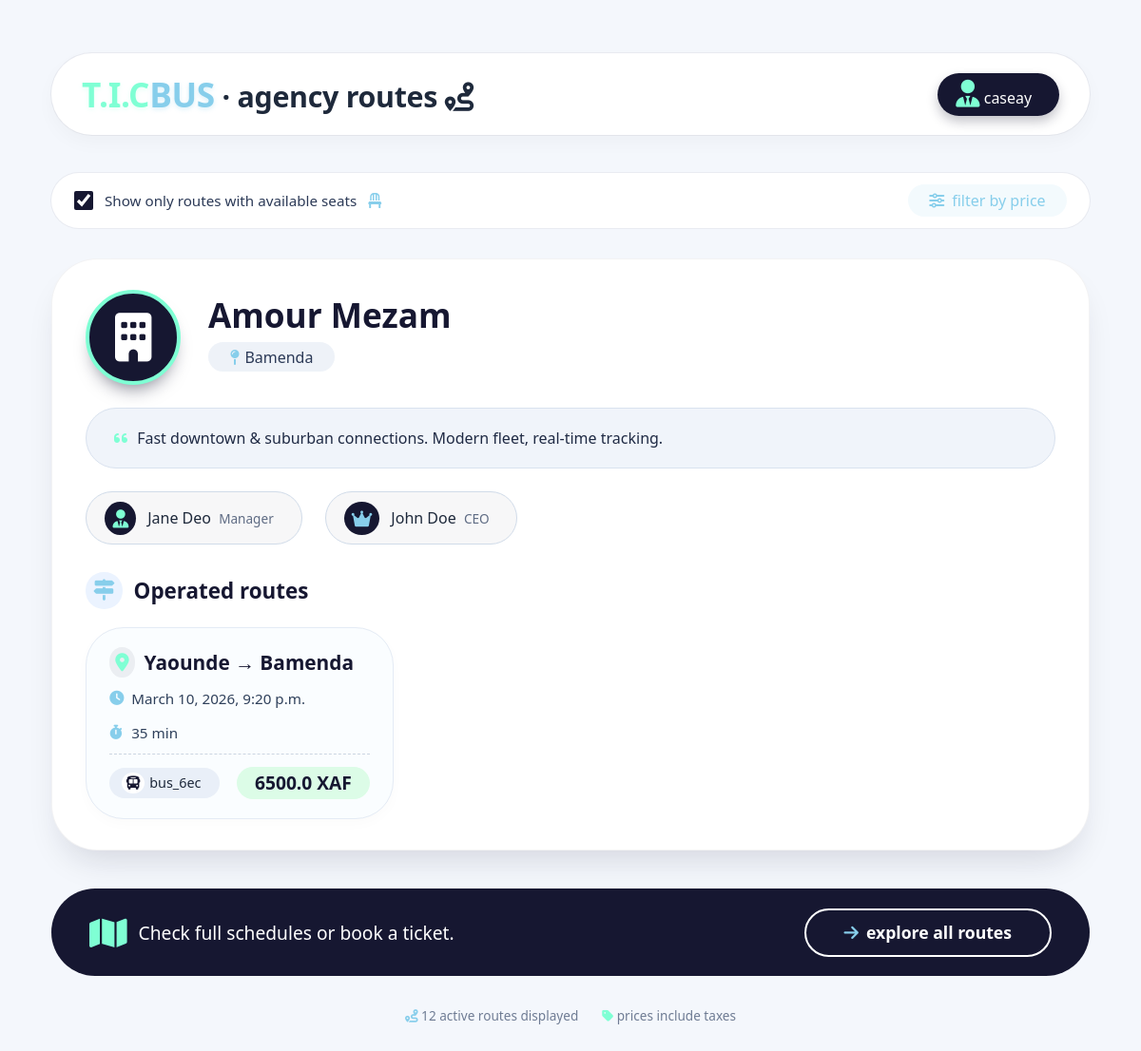
Screenshot of /agency/1/ (signed in) with the database file from the repository.
### booking/models.py (models this page shows, shortened)
class User(AbstractUser):
    username = models.CharField(max_length=50, unique=True)
    fullname = models.CharField(max_length=50, blank=True)
    email = models.EmailField(max_length=254, unique=True, blank=False, null=False)

class Agency(models.Model):
    agency_logo = models.ImageField(upload_to='agencies_logos', default='1384014.png')
    agency_name = models.CharField(max_length=50, unique=True, null=False)
    total_bus = models.IntegerField(default=5, null=False, blank=False)
    agency_description = models.TextField()
    ceo_name = models.CharField(max_length=50, null=False)
    manager_name = models.CharField(max_length=50, null=True)
    date_created = models.DateField()
    location = models.CharField(max_length=50)

class Route(models.Model):
    origin = models.CharField(max_length=100)
    destination = models.CharField(max_length=100)
    departure_time = models.DateTimeField()
    price = models.DecimalField(max_digits=8, decimal_places=1)
    bus = models.ForeignKey(Bus, on_delete=models.CASCADE)

class Bus(models.Model):
    agency = models.ForeignKey(Agency, on_delete=models.CASCADE, related_name="buses")
    bus_number = models.CharField(max_length=50, unique=True, default=generate_bus_id)
    total_seats = models.IntegerField()

### booking/views.py (the view)
# urls.py: path('agency/<int:agency_id>/', agency_detail, name="agency_detail"),
def agency_detail(request, agency_id):
    agency = get_object_or_404(Agency, id=agency_id)
    buses = agency.buses.all()
    routes = Route.objects.filter(bus__agency=agency)
    unique_agency_total_bus = buses.count()
    return render(request, "pages/agency-detail.html", {
        "agency": agency,
        "buses": buses,
        "routes": routes,
        "unique_agency_total_bus": unique_agency_total_bus
    })

### templates/pages/agency-detail.html (shortened to what this page needs)
<!DOCTYPE html>
<html lang="en">
<head>
  <link rel="stylesheet" href="https://cdnjs.cloudflare.com/ajax/libs/font-awesome/6.0.0-beta3/css/all.min.css">
</head>
<body>
<div class="dashboard">
  <div class="greeting">
    <h1>
      <span class="tic">T.I.C</span><span class="bus">BUS</span> · agency routes <i class="fas fa-route"></i>
    </h1>
    <div class="user-profile">
      <div class="user-text">
        <span><i class="fas fa-user-tie"></i> {{request.user.username}}</span>
      </div>
    </div>
  </div>
  <div class="filter-bar">
    <div class="filter-left">
      <input type="checkbox" id="showActive" checked>
      <span>Show only routes with available seats</span>
      <i class="fas fa-chair" style="color: skyblue;"></i>
    </div>
    <a href="#" class="filter-link"><i class="fas fa-sliders-h"></i> filter by price</a>
  </div>
  <div class="agency-grid">
    <div class="agency-card">
      <div class="agency-header">
        <div class="agency-logo"><i class="fas fa-building"></i></div>
        <div class="agency-title">
          <div class="agency-name">{{agency.agency_name}}</div>
          <div class="agency-location"><i class="fas fa-map-pin"></i> {{agency.location}}</div>
        </div>
      </div>
      <div class="agency-description">
        <i class="fas fa-quote-left" style="color: aquamarine; margin-right: 6px;"></i>
        Fast downtown & suburban connections. Modern fleet, real-time tracking.
      </div>
      <div class="management-row">
        <div class="manager-badge"><i class="fas fa-user-tie"></i> <span>{{agency.manager_name}} <small>Manager</small></span></div>
        <div class="ceo-badge"><i class="fas fa-crown"></i> <span>{{agency.ceo_name}} <small>CEO</small></span></div>
      </div>
      <div class="routes-title"><i class="fas fa-map-signs"></i> Operated routes</div>
      <div class="route-list">
        {% for route in routes %}
            <div class="route-card">
            <div class="route-dest"><i class="fas fa-location-dot"></i> {{ route.origin }} → {{ route.destination }}</div>
            <div class="route-details">
                <span><i class="fas fa-clock"></i> {{ route.departure_time }}</span>
                <span><i class="fas fa-stopwatch"></i> 35 min</span>
            </div>
            <div class="route-footer">
                <div class="bus-assigned"><i class="fas fa-bus"></i> {{ route.bus.bus_number }}</div>
                <div class="route-price">{{ route.price }} XAF</div>
            </div>
            </div>
        {% endfor %}
      </div>
    </div>
  </div>
  <div class="bottom-cta">
    <p>
      <i class="fas fa-map"></i>
      Check full schedules or book a ticket.
    </p>
    <a href="#" class="cta-btn">
      <i class="fas fa-arrow-right"></i> explore all routes
    </a>
  </div>
  <div class="footer-note">
    <span><i class="fas fa-route" style="color: skyblue;"></i> 12 active routes displayed</span>
    <span><i class="fas fa-tag" style="color: aquamarine;"></i> prices include taxes</span>
  </div>
</div>
</body>
</html>

### rows the page displays
User: user.username "caseay"
Agency: agency_name "Amour Mezam", location "Bamenda", manager_name "Jane Deo", ceo_name "John Doe"
Route: origin "Yaounde", destination "Bamenda", departure_time "March 10, 2026, 9:20 p.m.", bus.bus_number "bus_6ec", price "6500.0"
